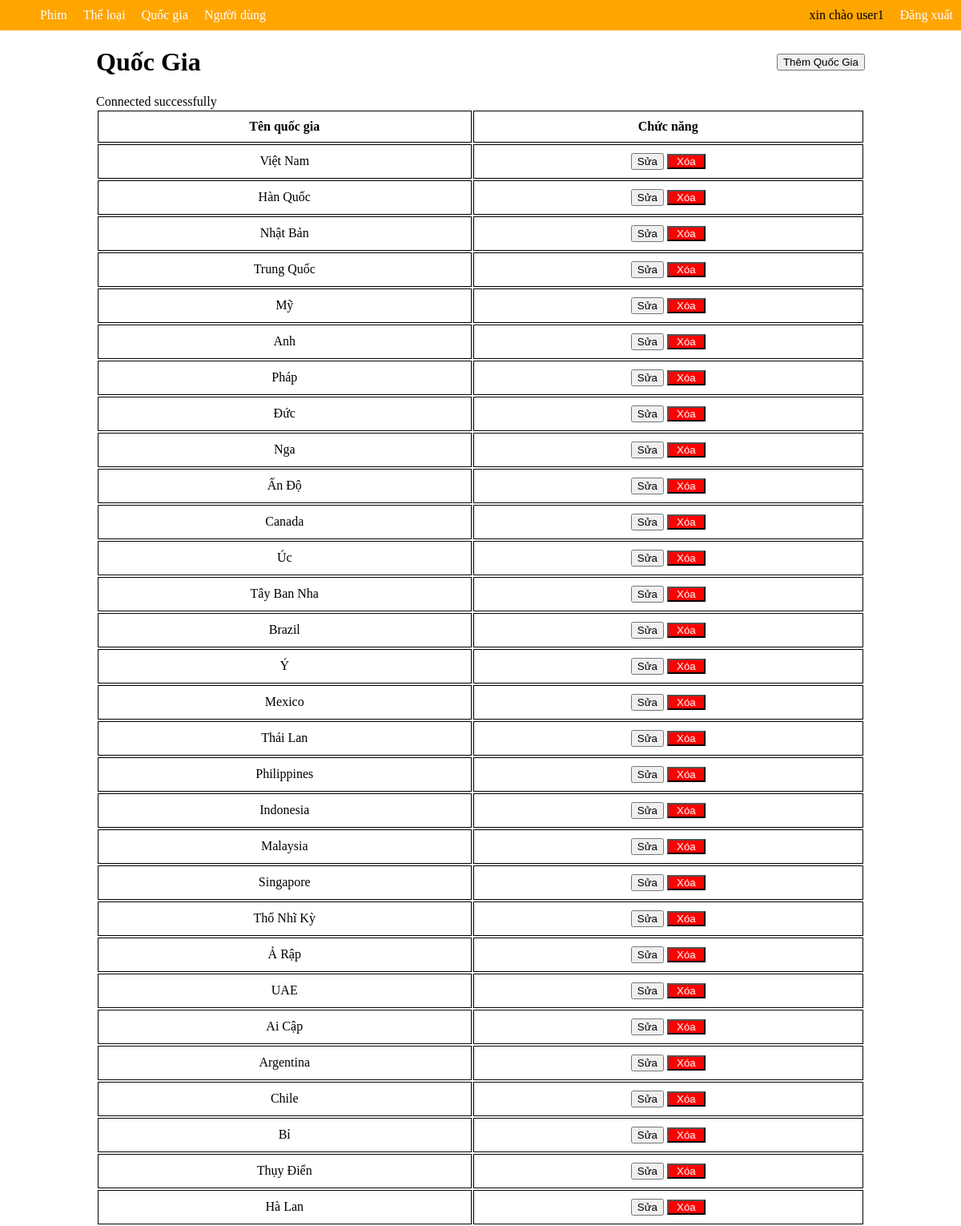
The app's page /buoi2/index.php?page_layout=quocgia (signed in) with its own data.
### tables this page shows
CREATE TABLE IF NOT EXISTS quoc_gia (
    id INT PRIMARY KEY AUTO_INCREMENT,
    ten_quoc_gia VARCHAR(50)
);

### buoi2/quocgia.php (the view, shortened to what this page needs)
<!DOCTYPE html>
<html lang="en">
<head>
</head>
<body>
     <div style="display: flex; justify-content: space-between; align-items: center;">
      <h1>Quốc Gia</h1>
    <button><a  class="them" href="themquocgia.php">Thêm Quốc Gia</a></button>
    </div>
    <table>
        <tr>
            <th>Tên quốc gia</th>
            <th>Chức năng</th>
        </tr>
        <?php
        include ('connect.php');
        $sql = "SELECT q.* FROM quoc_gia q ";
        $result = mysqli_query($conn, $sql);
        while($row = mysqli_fetch_array($result)) {
        ?>
        <tr>
            <td><?php echo $row["ten_quoc_gia"] ?></td>
            <td>
                <button>Sửa</button>
                <button class="xoa"><a  href="xoaquocgia.php?id.<?php echo $row["id"] ?>">Xóa</a></button>
            </td>
        </tr>
        <?php } ?>
    </table>
</body>
</html>

### buoi2/index.php (style rules this page uses)
body { margin: 0; }
a { text-decoration: none; }

### buoi2/quocgia.php (style rules this page uses)
table { width: 100%; text-align: center; }
th, td { border: 1px solid black; padding: 10px; }
a { text-decoration: none; color: white; }
.xoa { background-color: red; padding: 0 10px; color: white; }
.them { color : black; }

### records on screen
quoc_gia: ten_quoc_gia "Việt Nam"
quoc_gia: ten_quoc_gia "Hàn Quốc"
quoc_gia: ten_quoc_gia "Nhật Bản"
quoc_gia: ten_quoc_gia "Trung Quốc"
quoc_gia: ten_quoc_gia "Mỹ"
quoc_gia: ten_quoc_gia "Anh"
quoc_gia: ten_quoc_gia "Pháp"
quoc_gia: ten_quoc_gia "Đức"
quoc_gia: ten_quoc_gia "Nga"
quoc_gia: ten_quoc_gia "Ấn Độ"
quoc_gia: ten_quoc_gia "Canada"
quoc_gia: ten_quoc_gia "Úc"
quoc_gia: ten_quoc_gia "Tây Ban Nha"
quoc_gia: ten_quoc_gia "Brazil"
quoc_gia: ten_quoc_gia "Ý"
quoc_gia: ten_quoc_gia "Mexico"
quoc_gia: ten_quoc_gia "Thái Lan"
quoc_gia: ten_quoc_gia "Philippines"
quoc_gia: ten_quoc_gia "Indonesia"
quoc_gia: ten_quoc_gia "Malaysia"
quoc_gia: ten_quoc_gia "Singapore"
quoc_gia: ten_quoc_gia "Thổ Nhĩ Kỳ"
quoc_gia: ten_quoc_gia "Ả Rập"
quoc_gia: ten_quoc_gia "UAE"
quoc_gia: ten_quoc_gia "Ai Cập"
quoc_gia: ten_quoc_gia "Argentina"
quoc_gia: ten_quoc_gia "Chile"
quoc_gia: ten_quoc_gia "Bỉ"
quoc_gia: ten_quoc_gia "Thụy Điển"
quoc_gia: ten_quoc_gia "Hà Lan"

### other values on screen
$_SESSION["username"] "user1"
